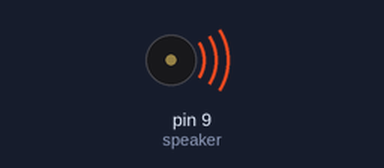
A sketch run on a simulated Arduino Uno, built with avr-gcc and run on an emulated ATmega328P. On the bench: buzzer (waves = sounding).

Above: at 0.5 s.
At 36.51 s:
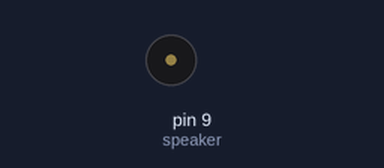
Timing chart, 0 to 38.4 s (numbered marks = the images above):
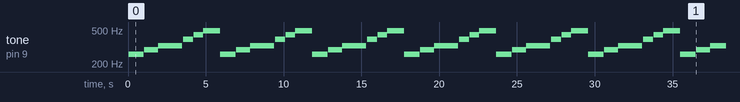

The sketch:

SaregamapaNote.ino
```cpp
int speaker = 9;
// Musical Notes
// ‘c’ , ‘d’, ‘e’, ‘f’, ‘g’, ‘a’, ‘b’, ‘C’
int tones[] = { 1915, 1700, 1519, 1432, 1275, 1136, 1014, 956 };
void setup() {
  // put your setup code here, to run once:
  pinMode(speaker, OUTPUT);

}

void loop() {
  // put your main code here, to run repeatedly:
  for ( int i = 0; i <= 7; i++)
   {
      for ( int j = 0 ; j <= 250; j++)
      {
          digitalWrite(speaker, HIGH);
          delayMicroseconds(tones[i]);
          digitalWrite(speaker, LOW);
          delayMicroseconds(tones[i]);
      }
      delay(50);
   }

}
```

Measured:
- by itself, tone on pin 9 (speaker): plays 260 Hz for 0.96 s, 293 Hz for 0.88 s, 328 Hz for 1.6 s, 391 Hz for 0.64 s, 438 Hz for 0.60 s, 491 Hz for 1.1 s … (132 notes in this stretch)
